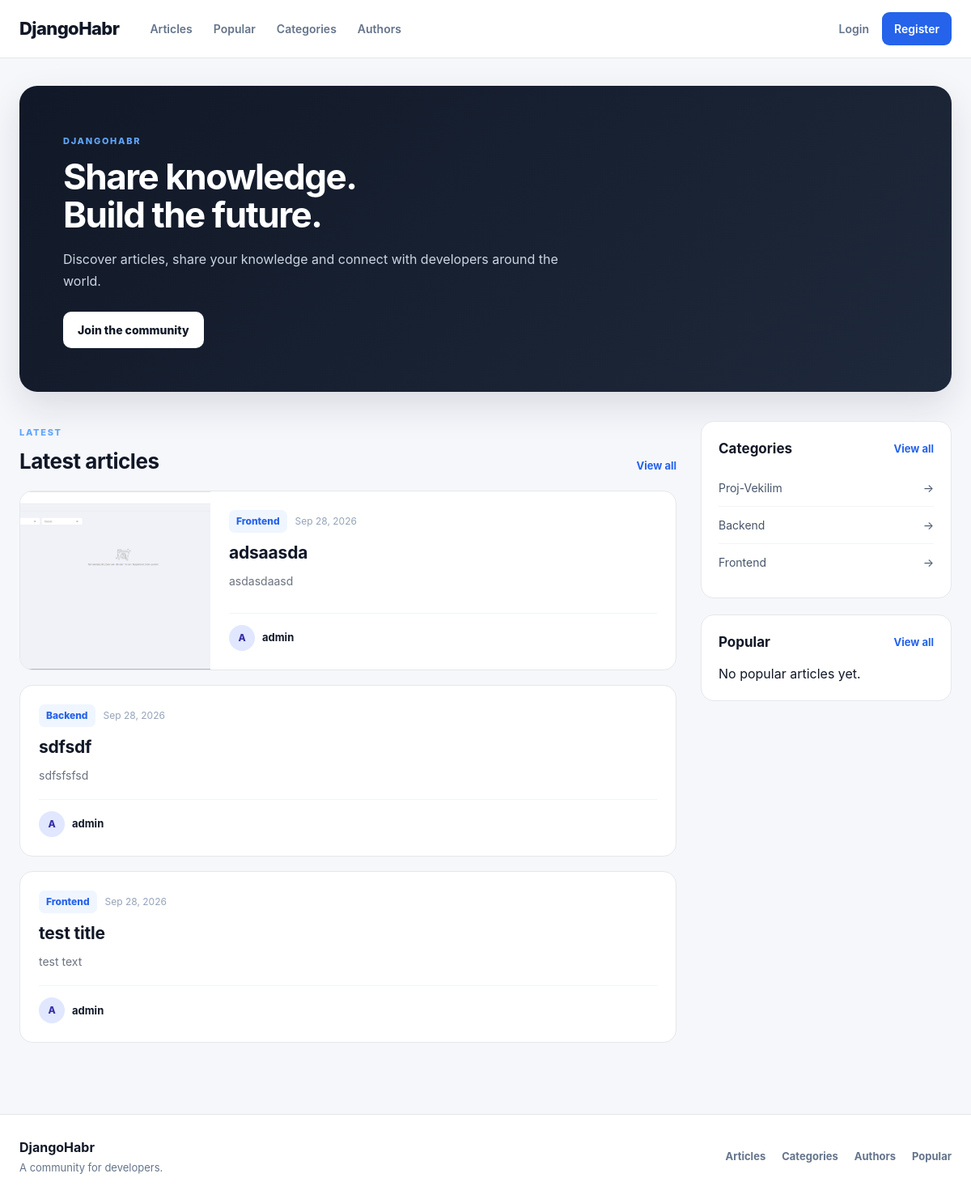
The page / on the database its author committed.
### articles/models.py (models this page shows, shortened)
class Article(models.Model):
    title = models.CharField(max_length=200)
    text = models.TextField()
    image = models.ImageField(
        upload_to='articles/',
        blank=True,
        null=True
    )
    author = models.ForeignKey(
        'auth.User',
        on_delete=models.CASCADE,
        related_name='articles'
    )
    category = models.ForeignKey(
        Category,
        on_delete=models.PROTECT,
        related_name='articles'
    )
    created_at = models.DateTimeField(auto_now_add=True)
    updated_at = models.DateTimeField(auto_now=True)
    is_published = models.BooleanField(default=False)

class Category(models.Model):
    name = models.CharField(max_length=100, unique=True)

### articles/views.py (the view, shortened to what this page needs)
# urls.py: path('', views.home, name='home'),
def home(request):
    articles = Article.objects.filter(
        is_published=True
    ).select_related(
        'category',
        'author'
    ).order_by('-created_at')
    categories = Category.objects.all()
    popular_articles = Article.objects.filter(
        is_published=True
    ).annotate(
        average_rating=Avg('rating__value')
    ).filter(
        average_rating__gte=4
    ).order_by('-average_rating')[:5]
    for article in articles:
        article.like_count = Like.objects.filter(
            article=article
        ).count()
        article.dislike_count = Dislike.objects.filter(
            article=article
        ).count()
        article.favorite_count = Favorite.objects.filter(
            article=article
        ).count()
        article.is_liked = False
        article.is_disliked = False
        article.is_favorite = False
    return render(request, 'articles/home.html', {
        'articles': articles,
        'categories': categories,
        'popular_articles': popular_articles,
    })

### articles/templates/articles/home.html (shortened to what this page needs)
{% load static %}
<!DOCTYPE html>
<html lang="en">
<head>
    <link rel="stylesheet" href="{% static 'css/home.css' %}">
</head>
<body>
<header class="header">
    <div class="header-inner">
        <a href="{% url 'home' %}" class="logo">
            DjangoHabr
        </a>
        <nav class="nav">
            <a href="{% url 'home' %}">
                Articles
            </a>
            <a href="{% url 'popular' %}">
                Popular
            </a>
            <a href="{% url 'categories' %}">
                Categories
            </a>
            <a href="{% url 'authors' %}">
                Authors
            </a>
        </nav>
        <div class="auth-links">
            {% if user.is_authenticated %}
                <span class="username">
                    {{ user.username }}
                </span>
                <a href="{% url 'logout' %}" class="logout-link">
                    Logout
                </a>
            {% else %}
                <a href="{% url 'login' %}">
                    Login
                </a>
                <a href="{% url 'register' %}" class="register-link">
                    Register
                </a>
            {% endif %}
        </div>
    </div>
</header>
<main class="main-container">
    <section class="hero">
        <div class="hero-content">
            <span class="hero-label">
                DJANGOHABR
            </span>
            <h1>
                Share knowledge.<br>
                Build the future.
            </h1>
            <p>
                Discover articles, share your knowledge and connect
                with developers around the world.
            </p>
            {% if user.is_authenticated %}
                <a href="{% url 'article_create' %}" class="hero-button">
                    Create article
                </a>
            {% else %}
                <a href="{% url 'register' %}" class="hero-button">
                    Join the community
                </a>
            {% endif %}
        </div>
    </section>
    <div class="content-layout">
        <section class="articles-section">
            <div class="section-header">
                <div>
                    <span class="section-label">
                        LATEST
                    </span>
                    <h2>
                        Latest articles
                    </h2>
                </div>
                <a href="{% url 'home' %}">
                    View all
                </a>
            </div>
            {% for article in articles %}
                <article class="article-card">
                    {% if article.image %}
                        <a
                            href="{% url 'article_detail' article.id %}"
                            class="article-image"
                        >
                            <img
                                src="{{ article.image.url }}"
                                alt="{{ article.title }}"
                            >
                        </a>
                    {% endif %}
                    <div class="article-content">
                        <div class="article-meta">
                            <a
                                href="{% url 'category_articles' article.category.id %}"
                                class="category"
                            >
                                {{ article.category.name }}
                            </a>
                            <span class="date">
                                {{ article.created_at|date:"M d, Y" }}
                            </span>
                        </div>
                        <h3>
                            <a href="{% url 'article_detail' article.id %}">
                                {{ article.title }}
                            </a>
                        </h3>
                        <p class="article-excerpt">
                            {{ article.text|truncatewords:30 }}
                        </p>
                        <div class="article-footer">
                            {% if article.author %}
                                <a
                                    href="{% url 'author_articles' article.author.id %}"
                                    class="author"
                                >
                                    <div class="author-avatar">
                                        {{ article.author.username|first|upper }}
                                    </div>
                                    <span>
                                        {{ article.author.username }}
                                    </span>
                                </a>
                            {% endif %}
                        </div>
                    </div>
                </article>
            {% endfor %}
        </section>
        <aside class="sidebar">
            <div class="sidebar-card">
                <div class="sidebar-header">
                    <h3>
                        Categories
                    </h3>
                    <a href="{% url 'categories' %}">
                        View all
                    </a>
                </div>
                <div class="categories-list">
                    {% for category in categories %}
                        <a
                            href="{% url 'category_articles' category.id %}"
                            class="category-item"
                        >
                            <span>
                                {{ category.name }}
                            </span>
                            <span>
                                →
                            </span>
                        </a>
                    {% empty %}
                        <p>
                            No categories yet.
                        </p>
                    {% endfor %}
                </div>
            </div>
            <div class="sidebar-card">
                <div class="sidebar-header">
                    <h3>
                        Popular
                    </h3>
                    <a href="{% url 'popular' %}">
                        View all
                    </a>
                </div>
                <div class="popular-list">
                    {% for article in popular_articles %}
                        <a
                            href="{% url 'article_detail' article.id %}"
                            class="popular-item"
                        >
                            <span class="popular-title">
                                {{ article.title }}
                            </span>
                            <span class="popular-rating">
                                ★ {{ article.average_rating|floatformat:1 }}
                            </span>
                        </a>
                    {% empty %}
                        <p>
                            No popular articles yet.
                        </p>
                    {% endfor %}
                </div>
            </div>
        </aside>
    </div>
</main>
<footer class="footer">
    <div class="footer-inner">
        <div>
            <strong>
                DjangoHabr
            </strong>
            <p>
                A community for developers.
            </p>
        </div>
        <div class="footer-links">
            <a href="{% url 'home' %}">
                Articles
            </a>
            <a href="{% url 'categories' %}">
                Categories
            </a>
            <a href="{% url 'authors' %}">
                Authors
            </a>
            <a href="{% url 'popular' %}">
                Popular
            </a>
        </div>
    </div>
</footer>
</body>
</html>

### rows shown on the page
Article: image (picture), category.name "Frontend", created_at "Sep 28, 2026", title "adsaasda", text "asdasdaasd", author.username|first "A", author.username "admin"
Article: category.name "Backend", created_at "Sep 28, 2026", title "sdfsdf", text "sdfsfsfsd", author.username|first "A", author.username "admin"
Article: category.name "Frontend", created_at "Sep 28, 2026", title "test title", text "test text", author.username|first "A", author.username "admin"
Category: name "Proj-Vekilim"
Category: name "Backend"
Category: name "Frontend"
